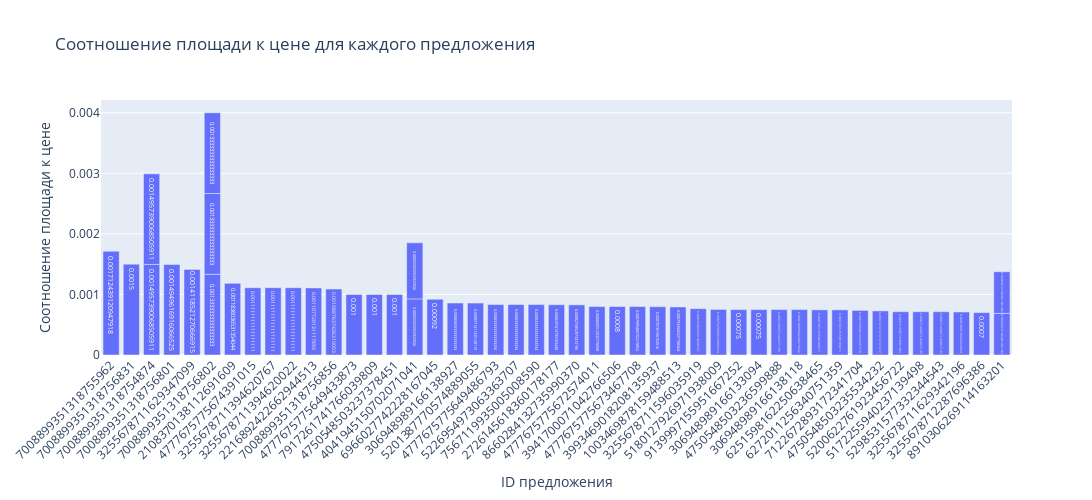

Here is the notebook cell this chart was saved with:
### Code cell
df_sorted_2 = df_to_work.sort_values(by='Площадь/Цена', ascending=False)


top_50 = df_sorted_2.head(50)
fig = px.bar(top_50, x='Id', y='Площадь/Цена',
             labels={'Площадь/Цена': 'Соотношение площади к цене', 'Id': 'ID предложения'},
             title='Соотношение площади к цене для каждого предложения',
             text='Площадь/Цена')  


fig.update_layout(height=500, width=1200,
                  xaxis_tickangle=-45,
                  xaxis_title='ID предложения',
                  yaxis_title='Соотношение площади к цене',
                  )


fig.show()
